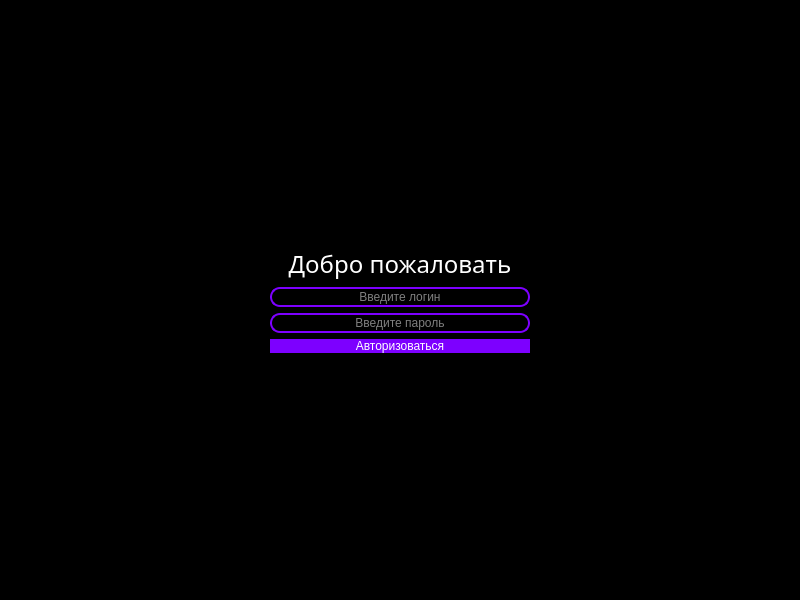
<?xml version="1.0" encoding="UTF-8"?>
<ui version="4.0">
 <class>MainWindow</class>
 <widget class="QMainWindow" name="MainWindow">
  <property name="geometry">
   <rect>
    <x>0</x>
    <y>0</y>
    <width>800</width>
    <height>600</height>
   </rect>
  </property>
  <property name="sizePolicy">
   <sizepolicy hsizetype="Fixed" vsizetype="Fixed">
    <horstretch>0</horstretch>
    <verstretch>0</verstretch>
   </sizepolicy>
  </property>
  <property name="windowTitle">
   <string>MainWindow</string>
  </property>
  <property name="styleSheet">
   <string notr="true">background-color: rgb(0, 0, 0);</string>
  </property>
  <widget class="QWidget" name="centralwidget">
   <layout class="QVBoxLayout" name="verticalLayout_2">
    <item>
     <layout class="QHBoxLayout" name="horizontalLayout">
      <item>
       <spacer name="horizontalSpacer">
        <property name="orientation">
         <enum>Qt::Orientation::Horizontal</enum>
        </property>
        <property name="sizeHint" stdset="0">
         <size>
          <width>40</width>
          <height>20</height>
         </size>
        </property>
       </spacer>
      </item>
      <item>
       <layout class="QVBoxLayout" name="verticalLayout">
        <item>
         <spacer name="verticalSpacer">
          <property name="orientation">
           <enum>Qt::Orientation::Vertical</enum>
          </property>
          <property name="sizeHint" stdset="0">
           <size>
            <width>20</width>
            <height>40</height>
           </size>
          </property>
         </spacer>
        </item>
        <item>
         <widget class="QLabel" name="label">
          <property name="sizePolicy">
           <sizepolicy hsizetype="Expanding" vsizetype="Preferred">
            <horstretch>0</horstretch>
            <verstretch>0</verstretch>
           </sizepolicy>
          </property>
          <property name="font">
           <font>
            <family>Cascadia Mono</family>
            <pointsize>18</pointsize>
           </font>
          </property>
          <property name="styleSheet">
           <string notr="true">color: rgb(255, 255, 255);
background-color: rgba(255, 255, 255, 0);</string>
          </property>
          <property name="text">
           <string>Добро пожаловать</string>
          </property>
          <property name="alignment">
           <set>Qt::AlignmentFlag::AlignCenter</set>
          </property>
         </widget>
        </item>
        <item>
         <widget class="QLineEdit" name="lineEdit_2">
          <property name="sizePolicy">
           <sizepolicy hsizetype="Expanding" vsizetype="Preferred">
            <horstretch>0</horstretch>
            <verstretch>0</verstretch>
           </sizepolicy>
          </property>
          <property name="styleSheet">
           <string notr="true">QLineEdit
{
	font: 18pt &quot;Cascadia Mono&quot;;
	color: rgb(255, 255, 255);
	border-radius:10px;
	border: 2px solid rgb(125, 0, 255);
}

QLineEdit:focus
{
	border-color: rgb(255, 255, 255);
}</string>
          </property>
          <property name="maxLength">
           <number>255</number>
          </property>
          <property name="alignment">
           <set>Qt::AlignmentFlag::AlignCenter</set>
          </property>
          <property name="placeholderText">
           <string>Введите логин</string>
          </property>
         </widget>
        </item>
        <item>
         <widget class="QLineEdit" name="lineEdit">
          <property name="sizePolicy">
           <sizepolicy hsizetype="Expanding" vsizetype="Preferred">
            <horstretch>0</horstretch>
            <verstretch>0</verstretch>
           </sizepolicy>
          </property>
          <property name="tabletTracking">
           <bool>false</bool>
          </property>
          <property name="acceptDrops">
           <bool>false</bool>
          </property>
          <property name="toolTip">
           <string/>
          </property>
          <property name="statusTip">
           <string/>
          </property>
          <property name="whatsThis">
           <string/>
          </property>
          <property name="autoFillBackground">
           <bool>false</bool>
          </property>
          <property name="styleSheet">
           <string notr="true">QLineEdit
{
	font: 18pt &quot;Cascadia Mono&quot;;
	color: rgb(255, 255, 255);
	border-radius:10px;
	border: 2px solid rgb(125, 0, 255);
}

QLineEdit:focus
{
	border-color: rgb(255, 255, 255);
}</string>
          </property>
          <property name="text">
           <string notr="true"/>
          </property>
          <property name="maxLength">
           <number>255</number>
          </property>
          <property name="frame">
           <bool>false</bool>
          </property>
          <property name="echoMode">
           <enum>QLineEdit::EchoMode::Password</enum>
          </property>
          <property name="alignment">
           <set>Qt::AlignmentFlag::AlignCenter</set>
          </property>
          <property name="placeholderText">
           <string>Введите пароль</string>
          </property>
          <property name="clearButtonEnabled">
           <bool>false</bool>
          </property>
         </widget>
        </item>
        <item>
         <widget class="QPushButton" name="pushButton">
          <property name="sizePolicy">
           <sizepolicy hsizetype="Expanding" vsizetype="Preferred">
            <horstretch>0</horstretch>
            <verstretch>0</verstretch>
           </sizepolicy>
          </property>
          <property name="cursor">
           <cursorShape>PointingHandCursor</cursorShape>
          </property>
          <property name="styleSheet">
           <string notr="true">QPushButton{
	background-color: rgb(125, 0, 255);
	font: 18pt &quot;Cascadia Mono&quot;;
	color: rgb(255, 255, 255);
	border-radius: 10px;
}

QPushButton:hover, QPushButton:focus
{	
	background-color: rgb(86, 0, 177);
}

QPushButton:focus
{
	outline: none;
	border: 1px solid rgb(255, 255, 255);
}</string>
          </property>
          <property name="text">
           <string>Авторизоваться</string>
          </property>
         </widget>
        </item>
        <item>
         <spacer name="verticalSpacer_2">
          <property name="orientation">
           <enum>Qt::Orientation::Vertical</enum>
          </property>
          <property name="sizeHint" stdset="0">
           <size>
            <width>20</width>
            <height>40</height>
           </size>
          </property>
         </spacer>
        </item>
       </layout>
      </item>
      <item>
       <spacer name="horizontalSpacer_2">
        <property name="orientation">
         <enum>Qt::Orientation::Horizontal</enum>
        </property>
        <property name="sizeHint" stdset="0">
         <size>
          <width>40</width>
          <height>20</height>
         </size>
        </property>
       </spacer>
      </item>
     </layout>
    </item>
   </layout>
  </widget>
  <widget class="QMenuBar" name="menuBar">
   <property name="geometry">
    <rect>
     <x>0</x>
     <y>0</y>
     <width>800</width>
     <height>21</height>
    </rect>
   </property>
  </widget>
 </widget>
 <resources/>
 <connections/>
</ui>
